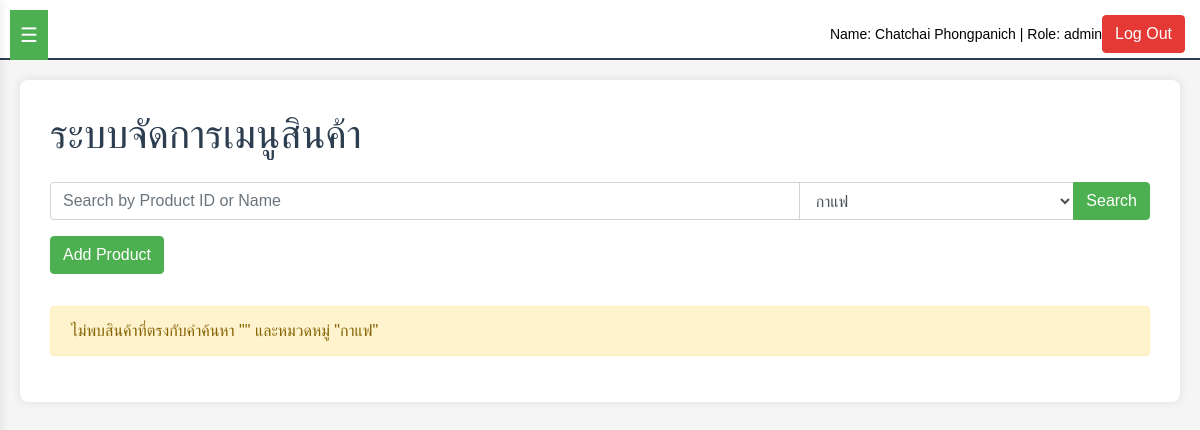
/page/admin/product_menu.php?category=กาแฟ (signed in), run on an earlier commit of the app's database.
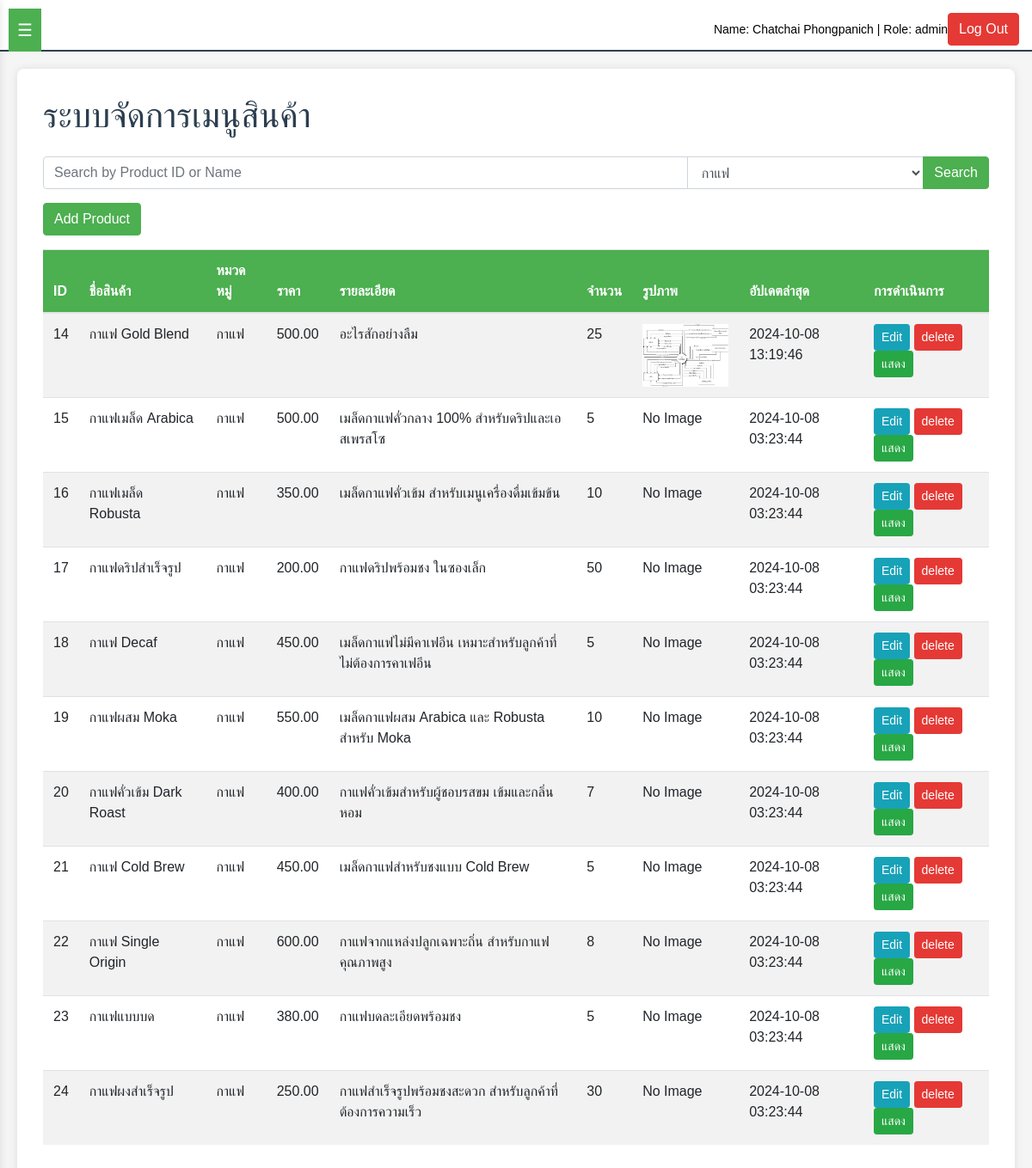
And on a later commit of the database.
### tables this page shows
CREATE TABLE `products_info` (
  `listproduct_id` int(11) NOT NULL,
  `product_name` varchar(50) NOT NULL,
  `category` varchar(50) NOT NULL,
  `price_set` decimal(10,2) NOT NULL,
  `product_info` text DEFAULT NULL,
  `quantity_set` int(11) NOT NULL,
  `product_pic` blob DEFAULT NULL,
  `visible` tinyint(1) DEFAULT 1,
  `updated_at` datetime DEFAULT current_timestamp() ON UPDATE current_timestamp()
);

### page/admin/product_menu.php (the view, shortened to what the changed rows need)
<?php
include('../../config/db.php');
function getProducts($conn, $search = '', $category = '') {
    $sql = "SELECT * FROM products_info WHERE 1";
    if (!empty($category)) {
        $sql .= " AND category = ?";
    }
    $sql .= " ORDER BY updated_at DESC";
    $stmt = $conn->prepare($sql);
    if (!empty($search) && !empty($category)) {
        $search_param = '%' . $search . '%';
        $stmt->bind_param("sss", $search_param, $search_param, $category);
    } elseif (!empty($search)) {
        $search_param = '%' . $search . '%';
        $stmt->bind_param("ss", $search_param, $search_param);
    } elseif (!empty($category)) {
        $stmt->bind_param("s", $category);
    }
    $stmt->execute();
    $result = $stmt->get_result();
    return $result->fetch_all(MYSQLI_ASSOC);
}
$search = isset($_GET['search']) ? $_GET['search'] : '';
$category = isset($_GET['category']) ? $_GET['category'] : '';
$products = getProducts($conn, $search, $category);
?>
<!DOCTYPE html>
<html lang="en">
<head>
    <link rel="stylesheet" href="https://stackpath.bootstrapcdn.com/bootstrap/4.5.2/css/bootstrap.min.css">
    <link rel="stylesheet" href="./respontive.css">
</head>
<body>
    <div class="container" id="main-content">
        <h1 class="mb-4">ระบบจัดการเมนูสินค้า</h1>
        <div class="table-responsive">
        <?php if (empty($products)): ?>
            <div class="alert alert-warning mt-3">
                ไม่พบสินค้าที่ตรงกับคำค้นหา "<?php echo htmlspecialchars($search); ?>" และหมวดหมู่ "<?php echo htmlspecialchars($category); ?>"
            </div>
        <?php else: ?>
            <table class="table table-striped">
            <thead>
                <tr>
                    <th>ID</th>
                    <th>ชื่อสินค้า</th>
                    <th>หมวดหมู่</th>
                    <th>ราคา</th>
                    <th>รายละเอียด</th>
                    <th>จำนวน</th>
                    <th>รูปภาพ</th>
                    <th>อัปเดตล่าสุด</th>
                    <th>การดำเนินการ</th>
                </tr>
            </thead>
            <tbody>
                <?php foreach ($products as $product): ?>
                <tr>
                    <td><?php echo $product['listproduct_id']; ?></td>
                    <td><?php echo $product['product_name']; ?></td>
                    <td><?php echo $product['category']; ?></td>
                    <td><?php echo $product['price_set']; ?></td>
                    <td><?php echo $product['product_info']; ?></td>
                    <td><?php echo $product['quantity_set']; ?></td>
                    <td>
                        <?php if ($product['product_pic']): ?>
                            <img src="../picture_product/<?php echo $product['product_pic']; ?>" alt="Product Image" class="product-image">
                        <?php else: ?>
                            No Image
                        <?php endif; ?>
                    </td>
                    <td><?php echo $product['updated_at']; ?></td>
                    <td>
                        <button type="button" class="btn btn-sm btn-info edit-product" data-toggle="modal" data-target="#editProductModal"
                        data-product='<?php echo json_encode($product); ?>'>Edit</button>
                        <button type="button" class="btn btn-sm btn-danger delete-product"
                        data-product-id="<?php echo $product['listproduct_id']; ?>">delete</button>
                        <button type="button" class="btn btn-sm <?php echo $product['visible'] ? 'btn-success' : 'btn-secondary'; ?> toggle-visibility"
                        data-product-id="<?php echo $product['listproduct_id']; ?>"data-visible="<?php echo $product['visible']; ?>"><?php echo $product['visible'] ? 'แสดง' : 'ซ่อน'; ?></button>
                    </td>
                </tr>
                <?php endforeach; ?>
            </tbody>
        </table>
        <?php endif; ?>
    </div>
 </body>
</html>

What changed in the data, as far as the page shows it:
added products_info: listproduct_id "14", product_name "กาแฟ Gold Blend", category "กาแฟ", price_set "500.00", product_info "อะไรสักอย่างลืม", quantity_set "25", product_pic (picture), updated_at "2024-10-08 13:19:46", visible "แสดง"
added products_info: listproduct_id "15", product_name "กาแฟเมล็ด Arabica", category "กาแฟ", price_set "500.00", product_info "เมล็ดกาแฟคั่วกลาง 100% สำหรับดริปและเอสเพรสโซ", quantity_set "5", shows "No Image", updated_at "2024-10-08 03:23:44", visible "แสดง"
added products_info: listproduct_id "16", product_name "กาแฟเมล็ด Robusta", category "กาแฟ", price_set "350.00", product_info "เมล็ดกาแฟคั่วเข้ม สำหรับเมนูเครื่องดื่มเข้มข้น", quantity_set "10", shows "No Image", updated_at "2024-10-08 03:23:44", visible "แสดง"
added products_info: listproduct_id "17", product_name "กาแฟดริปสำเร็จรูป", category "กาแฟ", price_set "200.00", product_info "กาแฟดริปพร้อมชง ในซองเล็ก", quantity_set "50", shows "No Image", updated_at "2024-10-08 03:23:44", visible "แสดง"
added products_info: listproduct_id "18", product_name "กาแฟ Decaf", category "กาแฟ", price_set "450.00", product_info "เมล็ดกาแฟไม่มีคาเฟอีน เหมาะสำหรับลูกค้าที่ไม่ต้องการคาเฟอีน", quantity_set "5", shows "No Image", updated_at "2024-10-08 03:23:44", visible "แสดง"
added products_info: listproduct_id "19", product_name "กาแฟผสม Moka", category "กาแฟ", price_set "550.00", product_info "เมล็ดกาแฟผสม Arabica และ Robusta สำหรับ Moka", quantity_set "10", shows "No Image", updated_at "2024-10-08 03:23:44", visible "แสดง"
added products_info: listproduct_id "20", product_name "กาแฟคั่วเข้ม Dark Roast", category "กาแฟ", price_set "400.00", product_info "กาแฟคั่วเข้มสำหรับผู้ชอบรสขม เข้มและกลิ่นหอม", quantity_set "7", shows "No Image", updated_at "2024-10-08 03:23:44", visible "แสดง"
added products_info: listproduct_id "21", product_name "กาแฟ Cold Brew", category "กาแฟ", price_set "450.00", product_info "เมล็ดกาแฟสำหรับชงแบบ Cold Brew", quantity_set "5", shows "No Image", updated_at "2024-10-08 03:23:44", visible "แสดง"
added products_info: listproduct_id "22", product_name "กาแฟ Single Origin", category "กาแฟ", price_set "600.00", product_info "กาแฟจากแหล่งปลูกเฉพาะถิ่น สำหรับกาแฟคุณภาพสูง", quantity_set "8", shows "No Image", updated_at "2024-10-08 03:23:44", visible "แสดง"
added products_info: listproduct_id "23", product_name "กาแฟแบบบด", category "กาแฟ", price_set "380.00", product_info "กาแฟบดละเอียดพร้อมชง", quantity_set "5", shows "No Image", updated_at "2024-10-08 03:23:44", visible "แสดง"
added products_info: listproduct_id "24", product_name "กาแฟผงสำเร็จรูป", category "กาแฟ", price_set "250.00", product_info "กาแฟสำเร็จรูปพร้อมชงสะดวก สำหรับลูกค้าที่ต้องการความเร็ว", quantity_set "30", shows "No Image", updated_at "2024-10-08 03:23:44", visible "แสดง"
Also different on the page:
$category: "กาแฟ" → (not shown)
text no longer shown: "ไม่พบสินค้าที่ตรงกับคำค้นหา \" \" และหมวดหมู่ \" \""
text now shown: "ID ชื่อสินค้า หมวดหมู่ ราคา รายละเอียด จำนวน รูปภาพ อัปเดตล่าสุด การดำเนินการ"
